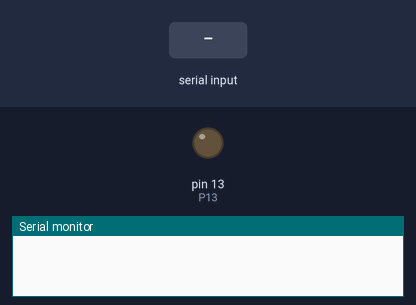
The sketch below on a simulated Arduino Uno, built with avr-gcc and run on an emulated ATmega328P. On the bench: output pins drawn as LEDs (lit = HIGH), the last lines printed to the serial monitor. The test bench sets the inputs (shaded band).

Above: at 1.2 s.
1.3 s: "1" received over Serial
At 2.5 s:
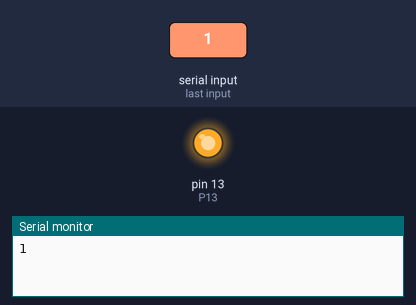
2.8 s: "0" received over Serial
At 3.8 s:
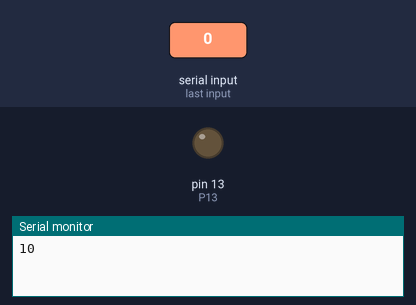
Timing chart, 0 to 5.8 s (numbered marks = the images above; inputs shaded):
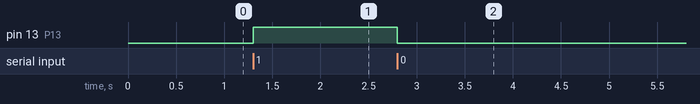

Measured:
- after the input at 1.3 s, pin 13 (P13): LOW → HIGH at once
- after the input at 2.8 s, pin 13 (P13): HIGH → LOW at once

The sketch:

SerialSample1.ino
```cpp
/**
 * Arduino Serial Sample
 * Serial Echoback & LED Test
 */

#define P13 13
#define SPEED 115200

void setup()  {
	pinMode(P13, OUTPUT);
	Serial.begin(SPEED);
}

void loop() {
	if ( Serial.available() ) {
		int c = Serial.read();
		// echo back
		Serial.write( c );
        if ( c == 0x30 ) {
			// LED off if "0"
			digitalWrite(P13, LOW);
        } else if ( c == 0x31 ) {
			// LED on if "1"
			digitalWrite(P13, HIGH);
        }
	}
}
```
